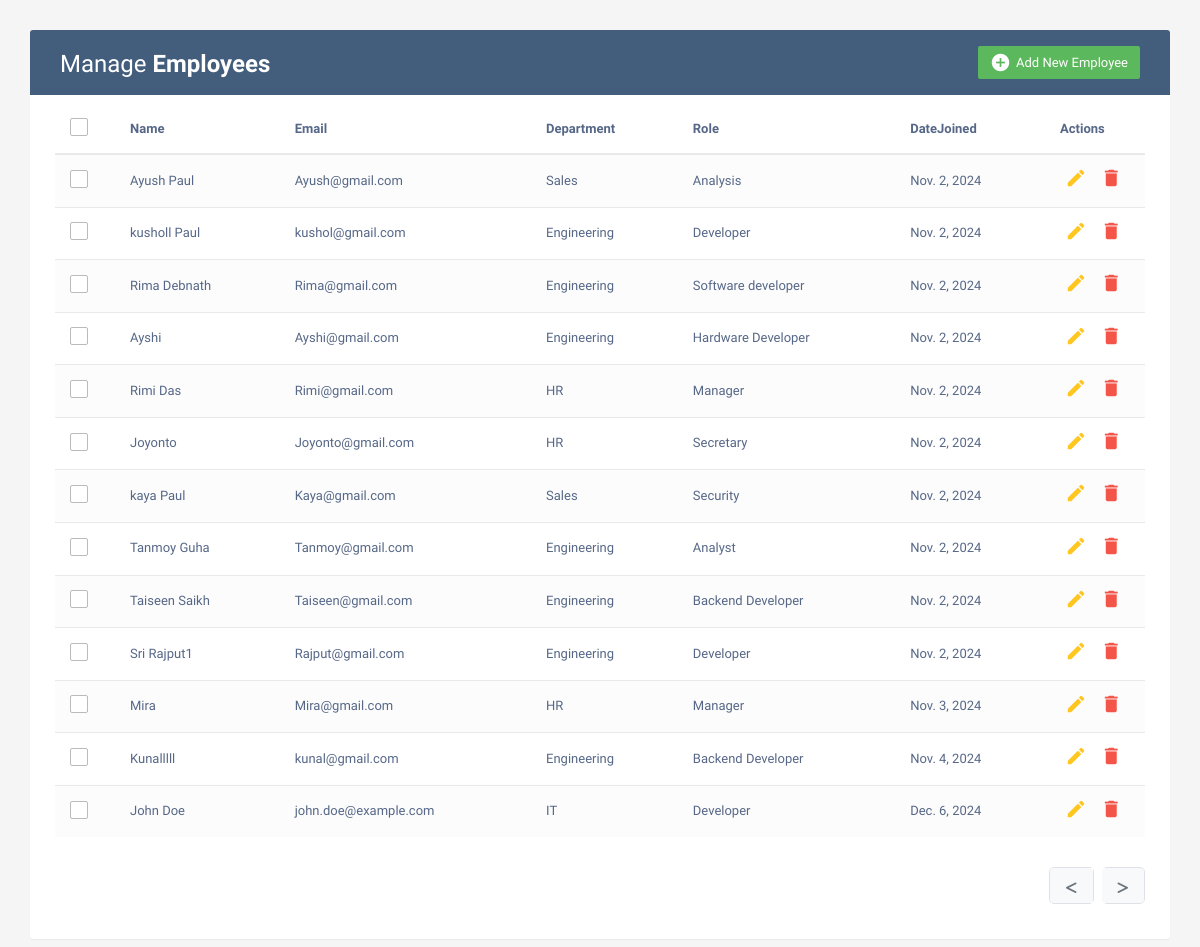
Page /edit on the committed database.
### employees/models.py (models this page shows, shortened)
class Employee(models.Model):
    name = models.CharField(max_length=100)
    email = models.EmailField(unique=True)
    department = models.CharField(max_length=50, blank=True, null=True)
    role = models.CharField(max_length=50, blank=True, null=True)
    date_joined = models.DateField(auto_now_add=True)

### company/views.py (the view)
# urls.py: path('edit', views.Edit,name="edit"),
def Edit(request):
    emp=Employee.objects.all()
    data={
        'emp':emp,
    }
    return render(request,"index.html",data)

### templates/index.html (shortened to what this page needs)
<!DOCTYPE html>
<html lang="en">
<head>
<link rel="stylesheet" href="https://maxcdn.bootstrapcdn.com/font-awesome/4.7.0/css/font-awesome.min.css">
<link rel="stylesheet" href="https://maxcdn.bootstrapcdn.com/bootstrap/3.3.7/css/bootstrap.min.css">
 <link rel="stylesheet" href="https://cdnjs.cloudflare.com/ajax/libs/font-awesome/6.6.0/css/all.min.css"
 />
</head>
  <body>
    <div class="container">
        <div class="table-wrapper">
            <div class="table-title">
                <div class="row">
                    <div class="col-sm-6">
						<h2>Manage <b>Employees</b></h2>
					</div>
					<div class="col-sm-6">
						<a href="#addEmployeeModal" class="btn btn-success" data-toggle="modal"><i class="material-icons">&#xE147;</i> <span>Add New Employee</span></a>
					</div>
                </div>
            </div>
            <table class="table table-striped table-hover">
                <thead>
                    <tr>
						<th>
							<span class="custom-checkbox">
								<label for="selectAll"></label>
							</span>
						</th>
                        <th>Name</th>
                        <th>Email</th>
						<th>Department</th>
                        <th>Role</th>
						<th>DateJoined</th>
                        <th>Actions</th>
                    </tr>
                </thead>
                <tbody>
					{% for i in emp %}
                    <tr>
						<td>
							<span class="custom-checkbox">
								<label for="checkbox1"></label>
							</span>
						</td>
                        <td>{{i.name}}</td>
                        <td>{{i.email}}</td>
						<td>{{i.department}}</td>
                        <td>{{i.role}}</td>
						<td>{{i.date_joined}}</td>
                        <td>
                            <a href="#editEmployeeModal-{{forloop.counter}}" class="edit" data-toggle="modal"><i class="material-icons" data-toggle="tooltip" title="Edit">&#xE254;</i></a>
                            <a href="#deleteEmployeeModal-{{forloop.counter}}" class="delete" data-toggle="modal"><i class="material-icons" data-toggle="tooltip" title="Delete">&#xE872;</i></a>
                        </td>
                    </tr>
                    {% endfor %}
                </tbody>
            </table>
			<div class="clearfix">
        <ul class="pagination justify-content-start">
        {% if page_obj.has_previous %}
        <li class="page-item">
            <a class="page-link" href="?page={{ page_obj.previous_page_number }}">
                <i class="fa-solid fa-less-than"></i>
            </a>
        </li>
        {% else %}
        <li class="page-item disabled">
            <span class="page-link">
                <i class="fa-solid fa-less-than"></i>
            </span>
        </li>
        {% endif %}
        {% if page_obj.has_next %}
        <li class="page-item">
            <a class="page-link" href="?page={{ page_obj.next_page_number }}">
                <i class="fa-solid fa-greater-than"></i>
            </a>
        </li>
        {% else %}
        <li class="page-item disabled">
            <span class="page-link">
                <i class="fa-solid fa-greater-than"></i>
            </span>
        </li>
        {% endif %}
                </ul>
            </div>
        </div>
    </div>
</body>
</html>

### templates/index.html (style rules this page uses)
body { color: #566787; background: #f5f5f5; font-family: 'Varela Round', sans-serif; font-size: 13px; }
.table-wrapper { background: #fff; padding: 20px 25px; margin: 30px 0; border-radius: 3px; box-shadow: 0 1px 1px rgba(0,0,0,.05); }
.table-title { padding-bottom: 15px; background: #435d7d; color: #fff; padding: 16px 30px; margin: -20px -25px 10px; border-radius: 3px 3px 0 0; }
.table-title h2 { margin: 5px 0 0; font-size: 24px; }
.table-title .btn { color: #fff; float: right; font-size: 13px; border: none; min-width: 50px; border-radius: 2px; border: none; outline: none !important; margin-left: 10px; }
.table-title .btn i { float: left; font-size: 21px; margin-right: 5px; }
.table-title .btn span { float: left; margin-top: 2px; }
table.table tr th, table.table tr td { border-color: #e9e9e9; padding: 12px 15px; vertical-align: middle; }
table.table tr th:first-child { width: 60px; }
table.table tr th:last-child { width: 100px; }
table.table-striped tbody tr:nth-of-type(odd) { background-color: #fcfcfc; }
table.table td:last-child i { opacity: 0.9; font-size: 22px; margin: 0 5px; }
table.table td a { font-weight: bold; color: #566787; display: inline-block; text-decoration: none; outline: none !important; }
table.table td a.edit { color: #FFC107; }
table.table td a.delete { color: #F44336; }
table.table td i { font-size: 19px; }
.pagination { float: right; margin: 0 0 5px; }
.custom-checkbox { position: relative; }
.custom-checkbox label:before { width: 18px; height: 18px; }
.custom-checkbox label:before { content: ''; margin-right: 10px; display: inline-block; vertical-align: text-top; background: white; border: 1px solid #bbb; border-radius: 2px; box-sizing: border-box; z-index: 2; }
.pagination { display: flex; gap: 8px; padding: 10px 0; justify-content: center; list-style-type: none; }
.pagination .page-item { border-radius: 5px; overflow: hidden; }
.pagination .page-item .page-link { display: flex; align-items: center; justify-content: center; padding: 8px 12px; font-size: 16px; color: black; background-color: #ffffff; border: 1px solid #dee2e6; transition: color 0.3s ease, background-color 0.3s ease; }
.pagination .page-item.disabled .page-link { color: #6c757d; background-color: #f8f9fa; border-color: #dee2e6; cursor: not-allowed; }
.pagination .page-item .page-link i { font-size: 14px; margin: 0 4px; margin-top:5px; }
.pagination .page-item.disabled .page-link { cursor: default; }

### rows in the picture
Employee: name "Ayush Paul", email "Ayush@gmail.com", department "Sales", role "Analysis", date_joined "Nov. 2, 2024"
Employee: name "kusholl Paul", email "kushol@gmail.com", department "Engineering", role "Developer", date_joined "Nov. 2, 2024"
Employee: name "Rima Debnath", email "Rima@gmail.com", department "Engineering", role "Software developer", date_joined "Nov. 2, 2024"
Employee: name "Ayshi", email "Ayshi@gmail.com", department "Engineering", role "Hardware Developer", date_joined "Nov. 2, 2024"
Employee: name "Rimi Das", email "Rimi@gmail.com", department "HR", role "Manager", date_joined "Nov. 2, 2024"
Employee: name "Joyonto", email "Joyonto@gmail.com", department "HR", role "Secretary", date_joined "Nov. 2, 2024"
Employee: name "kaya Paul", email "Kaya@gmail.com", department "Sales", role "Security", date_joined "Nov. 2, 2024"
Employee: name "Tanmoy Guha", email "Tanmoy@gmail.com", department "Engineering", role "Analyst", date_joined "Nov. 2, 2024"
Employee: name "Taiseen Saikh", email "Taiseen@gmail.com", department "Engineering", role "Backend Developer", date_joined "Nov. 2, 2024"
Employee: name "Sri Rajput1", email "Rajput@gmail.com", department "Engineering", role "Developer", date_joined "Nov. 2, 2024"
Employee: name "Mira", email "Mira@gmail.com", department "HR", role "Manager", date_joined "Nov. 3, 2024"
Employee: name "Kunalllll", email "kunal@gmail.com", department "Engineering", role "Backend Developer", date_joined "Nov. 4, 2024"
Employee: name "John Doe", email "john.doe@example.com", department "IT", role "Developer", date_joined "Dec. 6, 2024"
